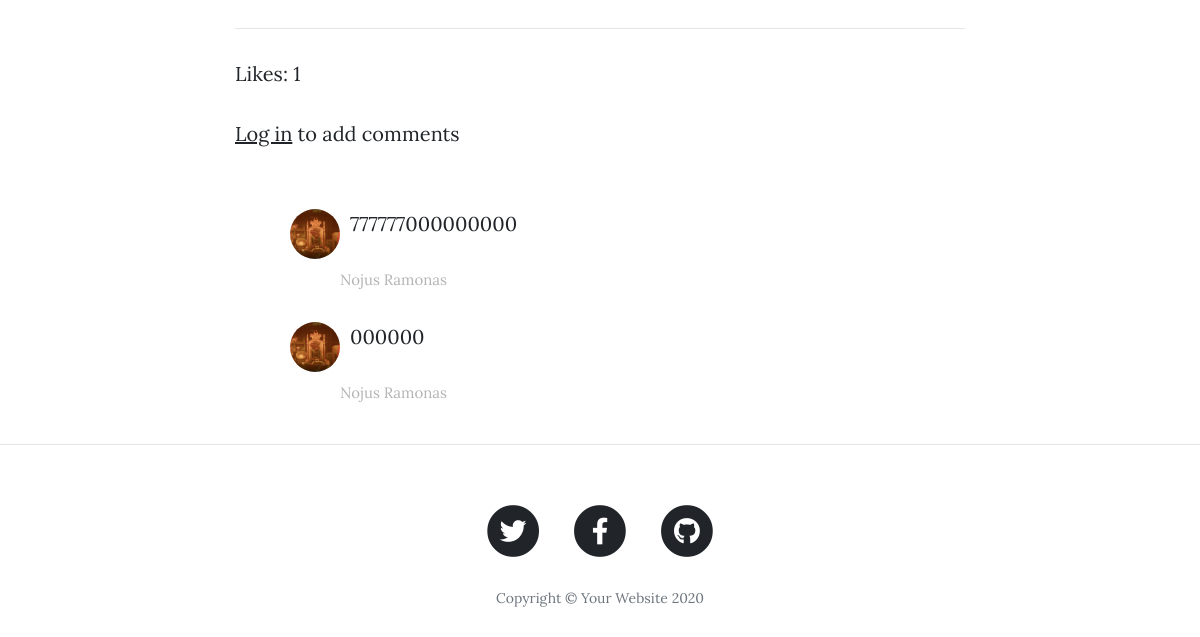
Page /post/3 (lower part) on the earlier database version.
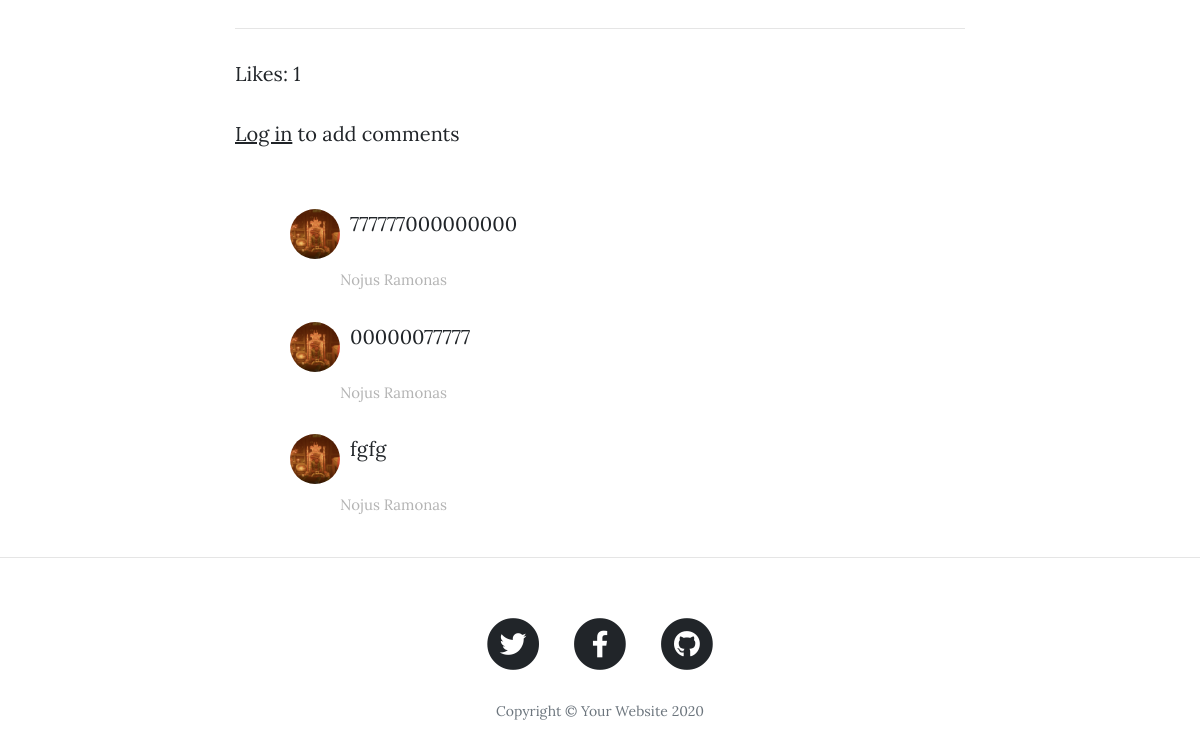
Same page on the later database version.
### main.py (models this page shows, shortened)
class Comments(db.Model):
    __tablename__ = "comments"
    id = db.Column(db.Integer, primary_key=True)
    author_id = db.Column(db.Integer, db.ForeignKey("users.id"))
    comment_author = db.relationship("User", back_populates="comments")
    text = db.Column(db.Text, nullable=False)
    parent_post = db.relationship("BlogPost", back_populates="comments")
    post_id = db.Column(db.Integer, db.ForeignKey("blog_posts.id"))

class User(UserMixin, db.Model):
    __tablename__ = "users"
    id = db.Column(db.Integer, primary_key=True)
    email = db.Column(db.String(100), unique=True)
    password = db.Column(db.String(100))
    name = db.Column(db.String(1000))
    posts = db.relationship("BlogPost", back_populates="author")
    comments = db.relationship("Comments", back_populates="comment_author")
    movies = db.relationship("Movies", back_populates="movie_user")
    friends = db.relationship("Friends", back_populates="requested_user")
    about = db.Column(db.Text, nullable=True)
    profile_image = db.Column(db.String(100))
    requests = db.relationship("FriendRequests", back_populates="user_request")
    liked_posts = db.relationship("PostLikes", back_populates="user")

### main.py (the view, shortened to what this page needs)
@app.route("/post/<int:index>", methods=['GET', 'POST'])
def show_post(index):
    form = CommentForm()
    edit_form = EditCommentForm()
    comment_to_edit_id = 0
    post = BlogPost.query.get(index)
    is_liked = False
    edit_comment = False
    if current_user.is_authenticated:
        if len(PostLikes.query.filter_by(liked_post=index, user_id=current_user.id).all()) > 0:
            is_liked = True
    comments = Comments.query.filter_by(post_id=index).all()
    return render_template("post.html", post=post, form=form, comments=comments, edit_form=edit_form, liked=is_liked,
                           edit_comment=edit_comment, edit_comment_id=comment_to_edit_id)

### templates/post.html (shortened to what this page needs)
{% extends 'bootstrap/base.html' %}
{% import "bootstrap/wtf.html" as wtf %}
{% block content %}
{% include "header.html" %}
<link rel="stylesheet" href="{{url_for('static', filename='css/clean-blog.css')}}">
  <article>
    <div class="container">
      <div class="row">
        <div class="col-lg-8 col-md-10 mx-auto">
           <hr>
            <p>Likes: {{ post.likes }}</p>
        {% if current_user.is_authenticated %}
                {{ wtf.quick_form(form) }}
        {% else %}
           <p><a href="{{ url_for('login') }}">Log in</a> to add comments</p>
        {% endif %}
          <div class="col-lg-8 col-md-10 mx-auto comment">
          {% for comment in comments %}
              <ul class="commentList">
                    <div class="commenterImage" style="float: left; padding-right: 10px;">
                      <img src="{{ url_for('static', filename='img/' + comment.comment_author.profile_image ) }}" width="50px" height="50px" style="border-radius: 50%;  object-fit: cover;" />
                    </div>
                    <div class="commentText" style="padding-left: 50px;">
                        {% if edit_comment and comment.id == edit_comment_id %}
                         {{ wtf.quick_form(edit_form) }}
                        {% else %}
                            <p>{{ comment.text | safe }}</p>
                        {% endif %}
                      <p class="date sub-text" style="color: #B4B4B4; font-size: 15px">{{ comment.comment_author.name }}</p>
                    </div>
              </ul>
          {% endfor %}
            </div>
          </div>
      </div>
    </div>
  </article>
  <hr>
{% include "footer.html" %}
{% endblock %}

Differences in the rows shown:
changed Comments (number 2 of 3 on the later page): text "000000" → "00000077777"
added Comments: profile_image (picture), text "fgfg", comment_author.name "Nojus Ramonas"
